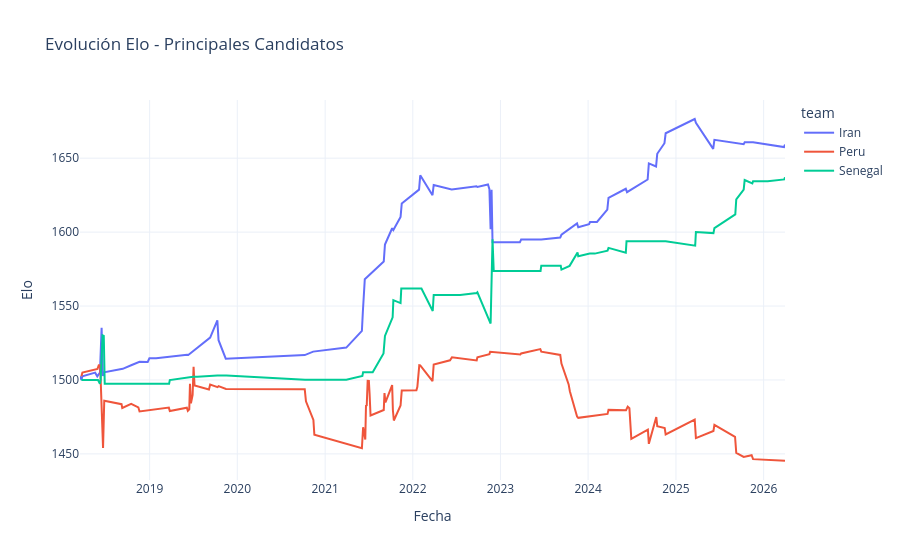

This figure's notebook cell:
### Markdown cell above
## Evolución - Varios Equipos

### Code cell
import pandas as pd
import plotly.express as px

teams = [
    
    "Peru",
    "Iran",
    "Senegal"
]

all_history = []

for team in teams:

    # Partidos como local
    home_games = elo_history[
        elo_history["home_team"] == team
    ][["date", "home_elo_after"]].copy()

    home_games.columns = ["date", "elo"]

    # Partidos como visitante
    away_games = elo_history[
        elo_history["away_team"] == team
    ][["date", "away_elo_after"]].copy()

    away_games.columns = ["date", "elo"]

    # Unir historial
    team_history = pd.concat(
        [home_games, away_games]
    )

    # Agregar nombre equipo
    team_history["team"] = team

    all_history.append(team_history)

# Unir todos
history_df = pd.concat(all_history)

# Ordenar
history_df["date"] = pd.to_datetime(
    history_df["date"]
)

history_df = history_df.sort_values("date")

# Gráfico interactivo
fig = px.line(
    history_df,
    x="date",
    y="elo",
    color="team",
    title="Evolución Elo - Principales Candidatos",
    markers=False
)

fig.update_layout(
    xaxis_title="Fecha",
    yaxis_title="Elo",
    hovermode="x unified",
    template="plotly_white"
)

fig.show()
